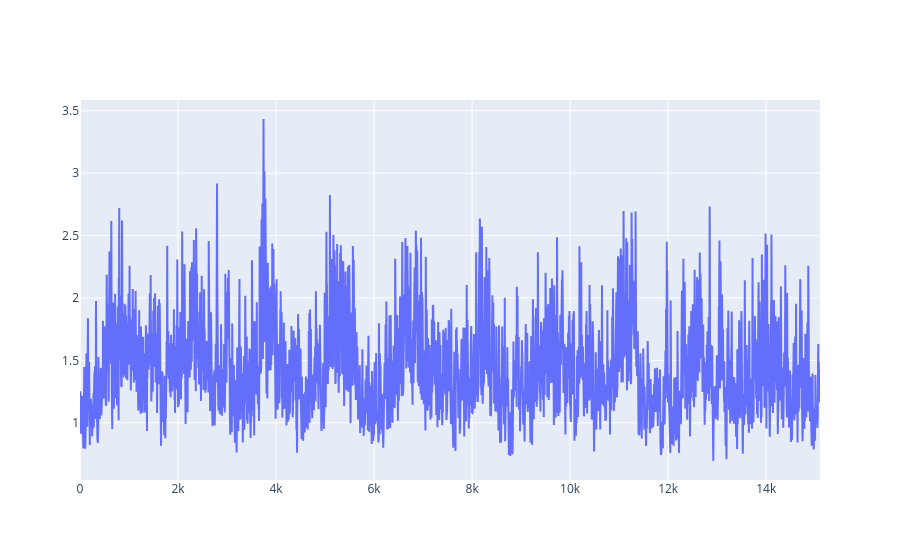

Here is the notebook cell this chart was saved with:
### Code cell
fig = go.Figure(data=go.Scatter(
    y = time_series,
    mode = 'lines'
))

fig.show()

### Figure 1 — Plotly figure (JSON) as saved in the notebook; plotly's stock layout.template omitted (floating-point values rounded to 4 significant figures; data arrays with more than 128 entries replaced by an {"elided": "..."} marker saying what was removed)
{"data": [{"mode": "lines", "type": "scatter", "y": {"elided": "15099 float values"}}], "layout": {}}
